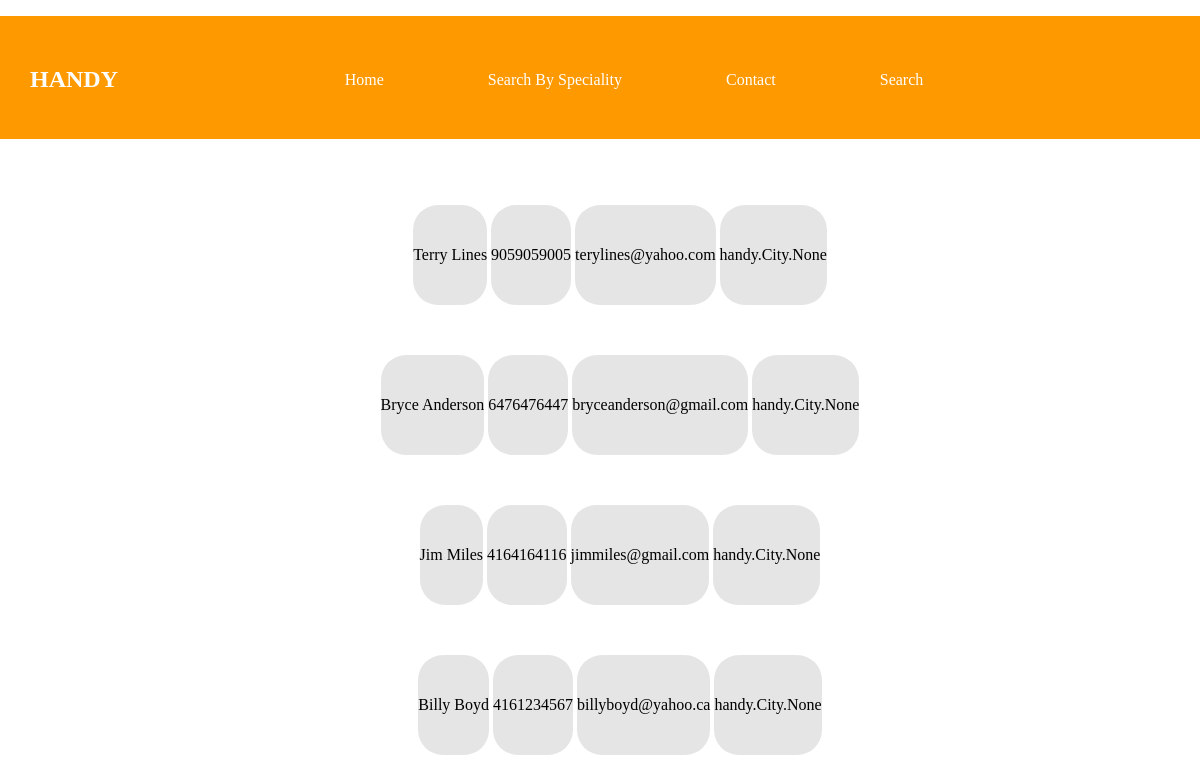
The page /Home on the database its author committed.
### handy/models.py (models this page shows, shortened)
class Contractor(models.Model):
    name = models.CharField(max_length = 100)
    phone = models.CharField(max_length = 100)
    email = models.TextField(max_length=100, help_text='Enter email')
    city = models.ManyToManyField(City)
    def __str__(self):
        return self.name

### handy/views.py (the view)
# urls.py: path('Home', views.index, name='index'),
def index(request):
  data = Contractor.objects.all()
  print(data[2])
  context={
    'data': data
  }
  return render(request, 'index.html', context)

### templates/index.html (shortened to what this page needs)
{% extends 'base.html' %}
{% load static %}
{% block mainpage %}
<link rel="stylesheet" href="/static/home.css?{% now "U" %}"/>
<div class = cards>
<ul class = "card">
{% for record in data  %}
<div class = "info">
	<li><a href=#>{{ record.name }}</a></li>
	<li><a href=#>{{ record.phone }}</a></li>
	<li><a href=#>{{ record.email }}</a></li>
	<li><a href=#>{{ record.city }}</a></li>
</div>
{%endfor%}
</ul>
</div>
{% endblock %}

### templates/base.html (shortened to what this page needs)
{% load static %}
<!DOCTYPE HTML>
<html lang = "en">
<head>
 	<nav class="navbar main-nav navbar-fixed-top black-header">
					<div class="container-fluid">
	<link rel="stylesheet" href="/static/style.css?{% now "U" %}"/>
  </head>
  {% block content %}
  <body>
  <header>
  <div class = "container">
  	<ul class="nav">
  		<h1 class="logo">HANDY</h1>
	  	<li class = "active"><a href="/Home">Home</a></li>
		<li><a href="#">Search By Speciality</a>
		</li>
		<li><a href="/contact">Contact</a></li>
		<li><a href="#">Search</a></li>
    </ul>
</div>
</header>
</body>
{% endblock %}
{% block mainpage %}
{% endblock %}
</html>

### static/style.css (style rules this page uses)
body { margin: 0; padding: 0; font-family: 'Calibri', serif; }
.logo { color: #ffffff; margin:0; float: left; padding-left: 30px; height: 50px; }
.nav { background-color: #ff9900; color: #ffffff; list-style: none; text-align: center; padding: 20px 0px 20px 0px; padding-top: 50px; padding-bottom: 50px; padding-right: 50px; }
.nav > li { display: inline-block; padding-right: 50px; padding-left: 50px; position: relative; }
.nav > li > a { text-decoration: none; color: #ffffff; }
.nav > li > a::before { content: ''; display:block; top:0; height: 5px; width: 0%; background-color: #c1c1c1; transition: all ease-in-out 100ms; }

### static/home.css (style rules this page uses)
.card > .info { list-style: none; text-align: center; padding-top: 50px; }
.info > li { display: inline-flex; align-items: center; justify-content: center; background-color: #e5e5e5; height: 100px; border-radius: 25px; }
.info > li > a { text-decoration: none; list-style: none; color: black }

### rows shown on the page
Contractor: name "Terry Lines", phone "9059059005", email "terylines@yahoo.com", city "handy.City.None"
Contractor: name "Bryce Anderson", phone "6476476447", email "bryceanderson@gmail.com", city "handy.City.None"
Contractor: name "Jim Miles", phone "4164164116", email "jimmiles@gmail.com", city "handy.City.None"
Contractor: name "Billy Boyd", phone "4161234567", email "billyboyd@yahoo.ca", city "handy.City.None"
